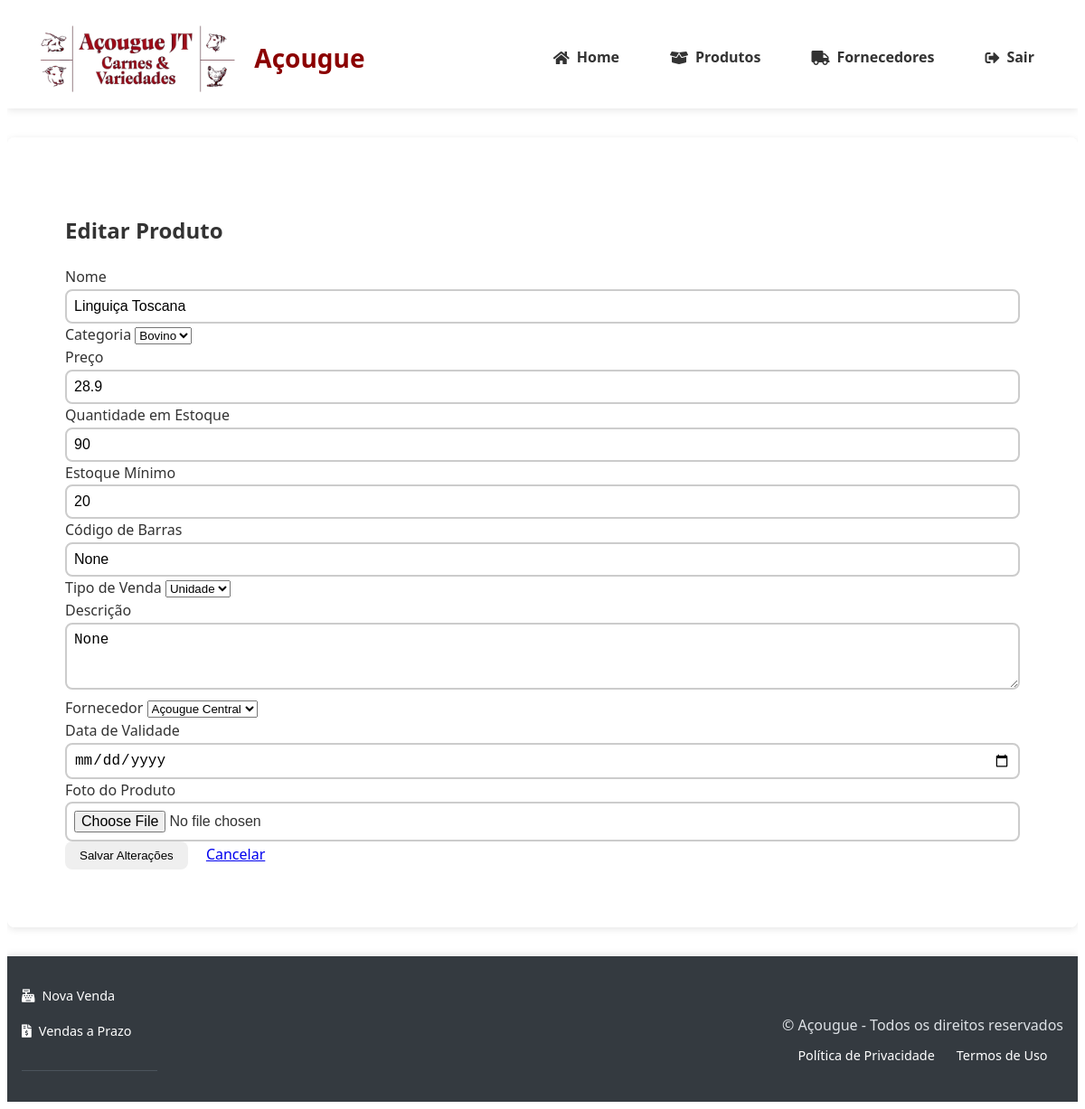
Before: /produtos/editar/3 (signed in) with the older database file.
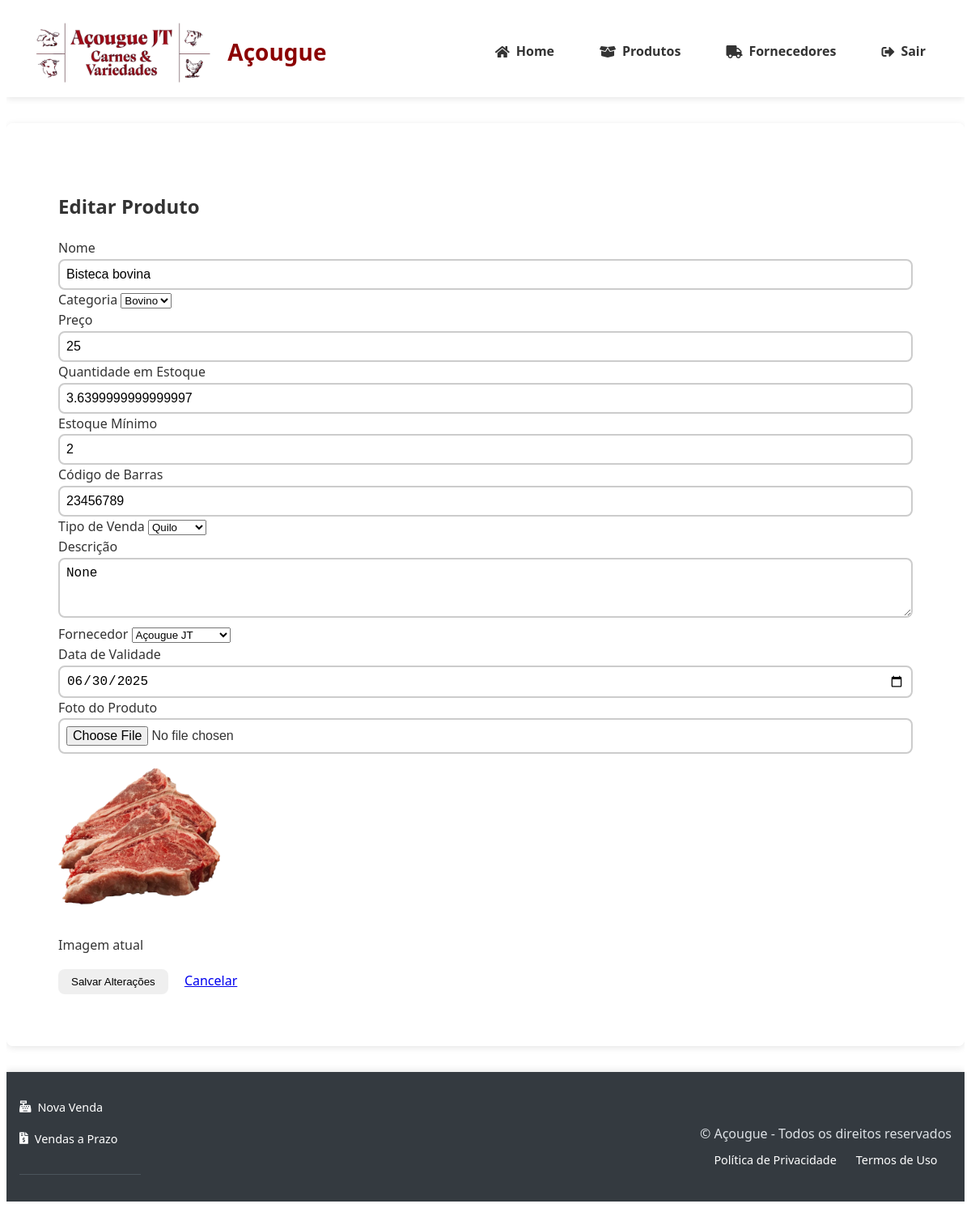
After: the same page with the newer database file.
### tables this page shows
CREATE TABLE produtos (
                id INTEGER PRIMARY KEY AUTOINCREMENT,
                nome TEXT NOT NULL,
                descricao TEXT,
                categoria TEXT NOT NULL,
                preco DECIMAL(10,2) NOT NULL,
                quantidade INTEGER NOT NULL,
                estoque_minimo INTEGER DEFAULT 0,
                codigo_barras TEXT UNIQUE,
                foto TEXT,
                fornecedor_id INTEGER REFERENCES fornecedores(id) ON DELETE SET NULL,
                data_validade DATE,
                created_at TIMESTAMP DEFAULT CURRENT_TIMESTAMP,
                updated_at TIMESTAMP DEFAULT CURRENT_TIMESTAMP,
                tipo_venda TEXT NOT NULL DEFAULT 'unidade'
            );

CREATE TABLE fornecedores (
                id INTEGER PRIMARY KEY AUTOINCREMENT,
                nome TEXT NOT NULL,
                cnpj TEXT UNIQUE NOT NULL,
                contato TEXT NOT NULL,
                endereco TEXT
            );

### app.py (the view, shortened to what this page needs)
@app.route('/produtos/editar/<int:id>', methods=['GET', 'POST'])
@login_required
@role_required('gerente')
def editar_produto(id):
    produto = get_produto_by_id(id)
    if not produto:
        abort(404)
    return render_template('produtos/editar.html',
                         produto=produto,
                         fornecedores=get_fornecedores())

### banco_dados.py (called while the page is built)
@contextmanager
def get_db_connection():
    db_path = os.environ.get('DB_PATH', 'acougue.db')
    conn = sqlite3.connect(f'file:{db_path}', uri=True)
    conn.row_factory = sqlite3.Row
    conn.execute("PRAGMA foreign_keys = ON")
    try:
        yield conn
    finally:
        conn.close()

def get_produto_by_id(produto_id):
    with get_db_connection() as conn:
        cursor = conn.execute("SELECT * FROM produtos WHERE id = ?", (produto_id,))
        return cursor.fetchone()

def get_fornecedores(search=None):
    with get_db_connection() as conn:
        cursor = conn.cursor()
        query = "SELECT * FROM fornecedores"
        params = []
        if search:
            query += " WHERE nome LIKE ? OR cnpj LIKE ?"
            search_term = f"%{search}%"
            params.extend([search_term, search_term])
        query += " ORDER BY nome"
        cursor.execute(query, params)
        return [dict(row) for row in cursor.fetchall()]

### templates/produtos/editar.html (shortened to what the changed rows need)
{% extends "base.html" %}
{% block content %}
<div class="container mt-4">
    <h2>Editar Produto</h2>
    <form method="POST" enctype="multipart/form-data">
        <div class="row">
            <div class="col-md-6">
                <div class="mb-3">
                    <label class="form-label">Nome</label>
                    <input type="text" class="form-control" name="nome" value="{{ produto.nome }}" required>
                </div>
                <div class="mb-3">
                    <label class="form-label">Categoria</label>
                    <select class="form-select" name="categoria" required>
                        <option value="Bovino" {% if produto.categoria == 'Bovino' %}selected{% endif %}>Bovino</option>
                    </select>
                </div>
                <div class="mb-3">
                    <label class="form-label">Preço</label>
                    <input type="number" step="0.01" class="form-control" name="preco" value="{{ produto.preco }}" required>
                </div>
            </div>
            <div class="col-md-6">
                <div class="mb-3">
                    <label class="form-label">Quantidade em Estoque</label>
                    <input type="number" class="form-control" name="quantidade" value="{{ produto.quantidade }}" required>
                </div>
                <div class="mb-3">
                    <label class="form-label">Estoque Mínimo</label>
                    <input type="number" class="form-control" name="estoque_minimo" value="{{ produto.estoque_minimo }}">
                </div>
                <div class="mb-3">
                    <label class="form-label">Código de Barras</label>
                    <input type="text" class="form-control" name="codigo_barras" value="{{ produto.codigo_barras }}">
                </div>
                <div class="mb-3">
                    <label class="form-label">Tipo de Venda</label>
                    <select class="form-select" name="tipo_venda" required>
                        <option value="unidade" {% if produto.tipo_venda == 'unidade' %}selected{% endif %}>Unidade</option>
                        <option value="quilo" {% if produto.tipo_venda == 'quilo' %}selected{% endif %}>Quilo</option>
                    </select>
                </div>
            </div>
        </div>
        <div class="mb-3">
            <label class="form-label">Descrição</label>
            <textarea class="form-control" name="descricao" rows="3">{{ produto.descricao }}</textarea>
        </div>
        <div class="row">
            <div class="col-md-6">
                <div class="mb-3">
                    <label class="form-label">Fornecedor</label>
                    <select class="form-select" name="fornecedor_id">
                        {% for fornecedor in fornecedores %}
                        <option value="{{ fornecedor.id }}" {% if produto.fornecedor_id == fornecedor.id %}selected{% endif %}>
                            {{ fornecedor.nome }}
                        </option>
                        {% endfor %}
                    </select>
                </div>
            </div>
            <div class="col-md-6">
                <div class="mb-3">
                    <label class="form-label">Data de Validade</label>
                    <input type="date" class="form-control" name="data_validade" value="{{ produto.data_validade or '' }}">
                </div>
            </div>
        </div>
        <div class="mb-3">
            {% if produto.foto %}
            <div class="mt-2">
                <img src="{{ url_for('static', filename='uploads/produtos/' + produto.foto) }}"
                    alt="Foto atual"
                    style="max-width: 200px;">
                <p class="text-muted mt-1">Imagem atual</p>
            </div>
            {% endif %}
        </div>
    </form>
</div>
{% endblock %}

Changed rows visible on the page:
changed produtos: nome "Linguiça Toscana" → "Bisteca bovina"; categoria (not shown) → "Bovino"; preco "28.9" → "25"; quantidade "90" → "3.6399999999999997"; estoque_minimo "20" → "2"; codigo_barras (not shown) → "23456789"; tipo_venda "Unidade" → "Quilo"; descricao (not shown) → "None"; fornecedor_id "Açougue Central" → "Açougue JT"; data_validade (not shown) → "06/30/2025"; foto: picture added
Other visible differences:
form field categoria: "Bovino" → (not shown)
form field codigo_barras: "None" → (not shown)
form field descricao: "None" → (not shown)
text now shown: "Imagem atual"
